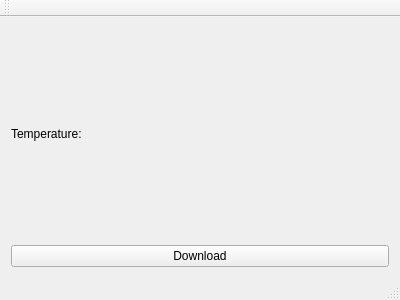
<?xml version="1.0" encoding="UTF-8"?>
<ui version="4.0">
 <class>MainWindow</class>
 <widget class="QMainWindow" name="MainWindow">
  <property name="geometry">
   <rect>
    <x>0</x>
    <y>0</y>
    <width>400</width>
    <height>300</height>
   </rect>
  </property>
  <property name="windowTitle">
   <string>MainWindow</string>
  </property>
  <widget class="QWidget" name="centralWidget">
   <layout class="QVBoxLayout" name="verticalLayout">
    <item>
     <widget class="QLabel" name="temperatureLabel">
      <property name="text">
       <string>Temperature:</string>
      </property>
     </widget>
    </item>
    <item>
     <widget class="QPushButton" name="downloadButton">
      <property name="text">
       <string>Download</string>
      </property>
     </widget>
    </item>
   </layout>
  </widget>
  <widget class="QMenuBar" name="menuBar">
   <property name="geometry">
    <rect>
     <x>0</x>
     <y>0</y>
     <width>400</width>
     <height>22</height>
    </rect>
   </property>
  </widget>
  <widget class="QToolBar" name="mainToolBar">
   <attribute name="toolBarArea">
    <enum>TopToolBarArea</enum>
   </attribute>
   <attribute name="toolBarBreak">
    <bool>false</bool>
   </attribute>
  </widget>
  <widget class="QStatusBar" name="statusBar"/>
 </widget>
 <layoutdefault spacing="6" margin="11"/>
 <resources/>
 <connections/>
</ui>
